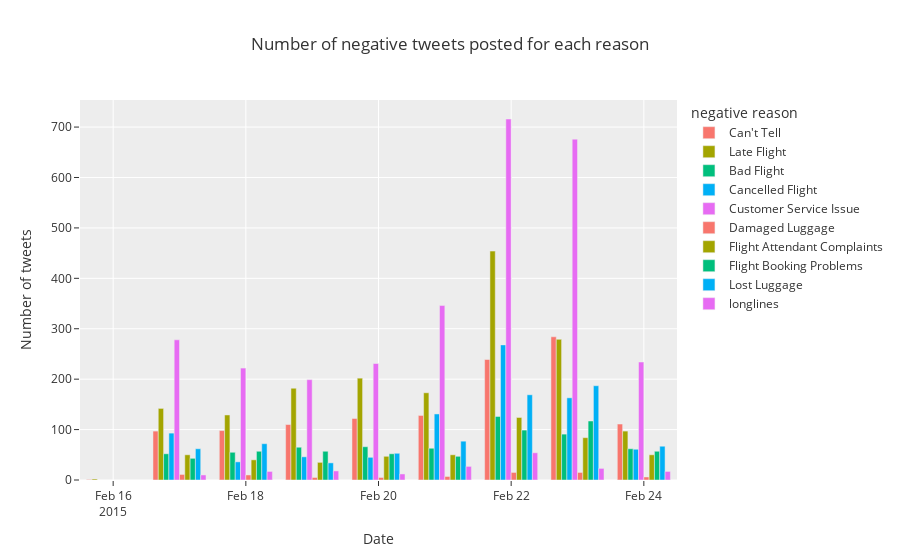

The cell this chart's notebook holds for it:
### Code cell
fig = px.bar(byDate_reason, x='tweet_created', y='tweet_id',
             color = 'negativereason',
             labels={'tweet_created':'Date', 'tweet_id':'Number of tweets', 'negativereason':'negative reason'}, 
             title='Number of negative tweets posted for each reason', barmode='group')
fig.show()
fig.show(renderer="png")
#fig.write_html("visuals/byHr_speed-bar.html")

### Figure 1 — Plotly figure (JSON) as saved in the notebook; plotly's stock layout.template omitted (floating-point values rounded to 4 significant figures)
{"data": [{"alignmentgroup": "True", "hovertemplate": "negative reason=Can't Tell<br>Date=%{x}<br>Number of tweets=%{y}<extra></extra>", "legendgroup": "Can't Tell", "marker": {"color": "#F8766D", "pattern": {"shape": ""}}, "name": "Can't Tell", "offsetgroup": "Can't Tell", "orientation": "v", "showlegend": true, "textposition": "auto", "type": "bar", "x": ["2015-02-16", "2015-02-17", "2015-02-18", "2015-02-19", "2015-02-20", "2015-02-21", "2015-02-22", "2015-02-23", "2015-02-24"], "xaxis": "x", "y": [1, 97, 98, 110, 122, 128, 239, 284, 111], "yaxis": "y"}, {"alignmentgroup": "True", "hovertemplate": "negative reason=Late Flight<br>Date=%{x}<br>Number of tweets=%{y}<extra></extra>", "legendgroup": "Late Flight", "marker": {"color": "#A3A500", "pattern": {"shape": ""}}, "name": "Late Flight", "offsetgroup": "Late Flight", "orientation": "v", "showlegend": true, "textposition": "auto", "type": "bar", "x": ["2015-02-16", "2015-02-17", "2015-02-18", "2015-02-19", "2015-02-20", "2015-02-21", "2015-02-22", "2015-02-23", "2015-02-24"], "xaxis": "x", "y": [2, 142, 129, 182, 202, 173, 454, 279, 97], "yaxis": "y"}, {"alignmentgroup": "True", "hovertemplate": "negative reason=Bad Flight<br>Date=%{x}<br>Number of tweets=%{y}<extra></extra>", "legendgroup": "Bad Flight", "marker": {"color": "#00BF7D", "pattern": {"shape": ""}}, "name": "Bad Flight", "offsetgroup": "Bad Flight", "orientation": "v", "showlegend": true, "textposition": "auto", "type": "bar", "x": ["2015-02-17", "2015-02-18", "2015-02-19", "2015-02-20", "2015-02-21", "2015-02-22", "2015-02-23", "2015-02-24"], "xaxis": "x", "y": [52, 55, 65, 66, 63, 126, 91, 62], "yaxis": "y"}, {"alignmentgroup": "True", "hovertemplate": "negative reason=Cancelled Flight<br>Date=%{x}<br>Number of tweets=%{y}<extra></extra>", "legendgroup": "Cancelled Flight", "marker": {"color": "#00B0F6", "pattern": {"shape": ""}}, "name": "Cancelled Flight", "offsetgroup": "Cancelled Flight", "orientation": "v", "showlegend": true, "textposition": "auto", "type": "bar", "x": ["2015-02-17", "2015-02-18", "2015-02-19", "2015-02-20", "2015-02-21", "2015-02-22", "2015-02-23", "2015-02-24"], "xaxis": "x", "y": [93, 36, 46, 45, 131, 268, 163, 61], "yaxis": "y"}, {"alignmentgroup": "True", "hovertemplate": "negative reason=Customer Service Issue<br>Date=%{x}<br>Number of tweets=%{y}<extra></extra>", "legendgroup": "Customer Service Issue", "marker": {"color": "#E76BF3", "pattern": {"shape": ""}}, "name": "Customer Service Issue", "offsetgroup": "Customer Service Issue", "orientation": "v", "showlegend": true, "textposition": "auto", "type": "bar", "x": ["2015-02-17", "2015-02-18", "2015-02-19", "2015-02-20", "2015-02-21", "2015-02-22", "2015-02-23", "2015-02-24"], "xaxis": "x", "y": [278, 222, 199, 231, 346, 716, 676, 234], "yaxis": "y"}, {"alignmentgroup": "True", "hovertemplate": "negative reason=Damaged Luggage<br>Date=%{x}<br>Number of tweets=%{y}<extra></extra>", "legendgroup": "Damaged Luggage", "marker": {"color": "#F8766D", "pattern": {"shape": ""}}, "name": "Damaged Luggage", "offsetgroup": "Damaged Luggage", "orientation": "v", "showlegend": true, "textposition": "auto", "type": "bar", "x": ["2015-02-17", "2015-02-18", "2015-02-19", "2015-02-20", "2015-02-21", "2015-02-22", "2015-02-23", "2015-02-24"], "xaxis": "x", "y": [11, 10, 5, 5, 7, 15, 15, 6], "yaxis": "y"}, {"alignmentgroup": "True", "hovertemplate": "negative reason=Flight Attendant Complaints<br>Date=%{x}<br>Number of tweets=%{y}<extra></extra>", "legendgroup": "Flight Attendant Complaints", "marker": {"color": "#A3A500", "pattern": {"shape": ""}}, "name": "Flight Attendant Complaints", "offsetgroup": "Flight Attendant Complaints", "orientation": "v", "showlegend": true, "textposition": "auto", "type": "bar", "x": ["2015-02-17", "2015-02-18", "2015-02-19", "2015-02-20", "2015-02-21", "2015-02-22", "2015-02-23", "2015-02-24"], "xaxis": "x", "y": [50, 40, 35, 47, 50, 124, 84, 50], "yaxis": "y"}, {"alignmentgroup": "True", "hovertemplate": "negative reason=Flight Booking Problems<br>Date=%{x}<br>Number of tweets=%{y}<extra></extra>", "legendgroup": "Flight Booking Problems", "marker": {"color": "#00BF7D", "pattern": {"shape": ""}}, "name": "Flight Booking Problems", "offsetgroup": "Flight Booking Problems", "orientation": "v", "showlegend": true, "textposition": "auto", "type": "bar", "x": ["2015-02-17", "2015-02-18", "2015-02-19", "2015-02-20", "2015-02-21", "2015-02-22", "2015-02-23", "2015-02-24"], "xaxis": "x", "y": [43, 57, 57, 52, 47, 99, 117, 57], "yaxis": "y"}, {"alignmentgroup": "True", "hovertemplate": "negative reason=Lost Luggage<br>Date=%{x}<br>Number of tweets=%{y}<extra></extra>", "legendgroup": "Lost Luggage", "marker": {"color": "#00B0F6", "pattern": {"shape": ""}}, "name": "Lost Luggage", "offsetgroup": "Lost Luggage", "orientation": "v", "showlegend": true, "textposition": "auto", "type": "bar", "x": ["2015-02-17", "2015-02-18", "2015-02-19", "2015-02-20", "2015-02-21", "2015-02-22", "2015-02-23", "2015-02-24"], "xaxis": "x", "y": [62, 72, 34, 53, 77, 169, 187, 67], "yaxis": "y"}, {"alignmentgroup": "True", "hovertemplate": "negative reason=longlines<br>Date=%{x}<br>Number of tweets=%{y}<extra></extra>", "legendgroup": "longlines", "marker": {"color": "#E76BF3", "pattern": {"shape": ""}}, "name": "longlines", "offsetgroup": "longlines", "orientation": "v", "showlegend": true, "textposition": "auto", "type": "bar", "x": ["2015-02-17", "2015-02-18", "2015-02-19", "2015-02-20", "2015-02-21", "2015-02-22", "2015-02-23", "2015-02-24"], "xaxis": "x", "y": [10, 17, 18, 12, 27, 54, 23, 17], "yaxis": "y"}], "layout": {"barmode": "group", "legend": {"title": {"text": "negative reason"}, "tracegroupgap": 0}, "title": {"text": "Number of negative tweets posted for each reason"}, "xaxis": {"anchor": "y", "domain": [0, 1], "title": {"text": "Date"}}, "yaxis": {"anchor": "x", "domain": [0, 1], "title": {"text": "Number of tweets"}}}}
